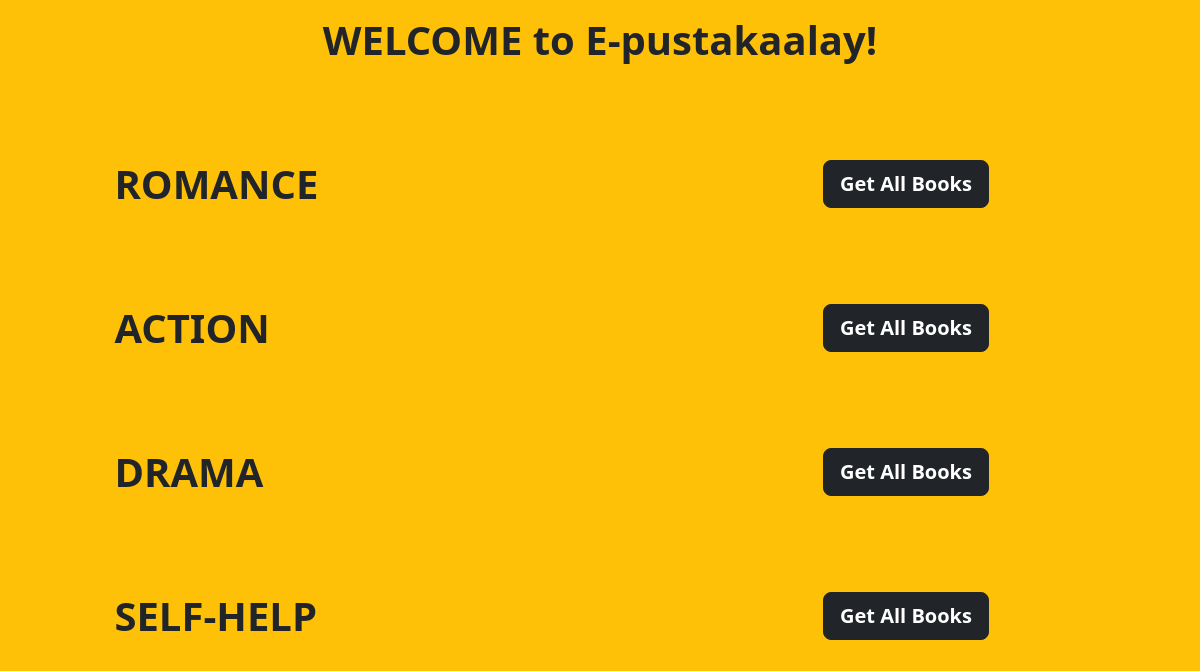
/genre/, run on an earlier commit of the app's database.
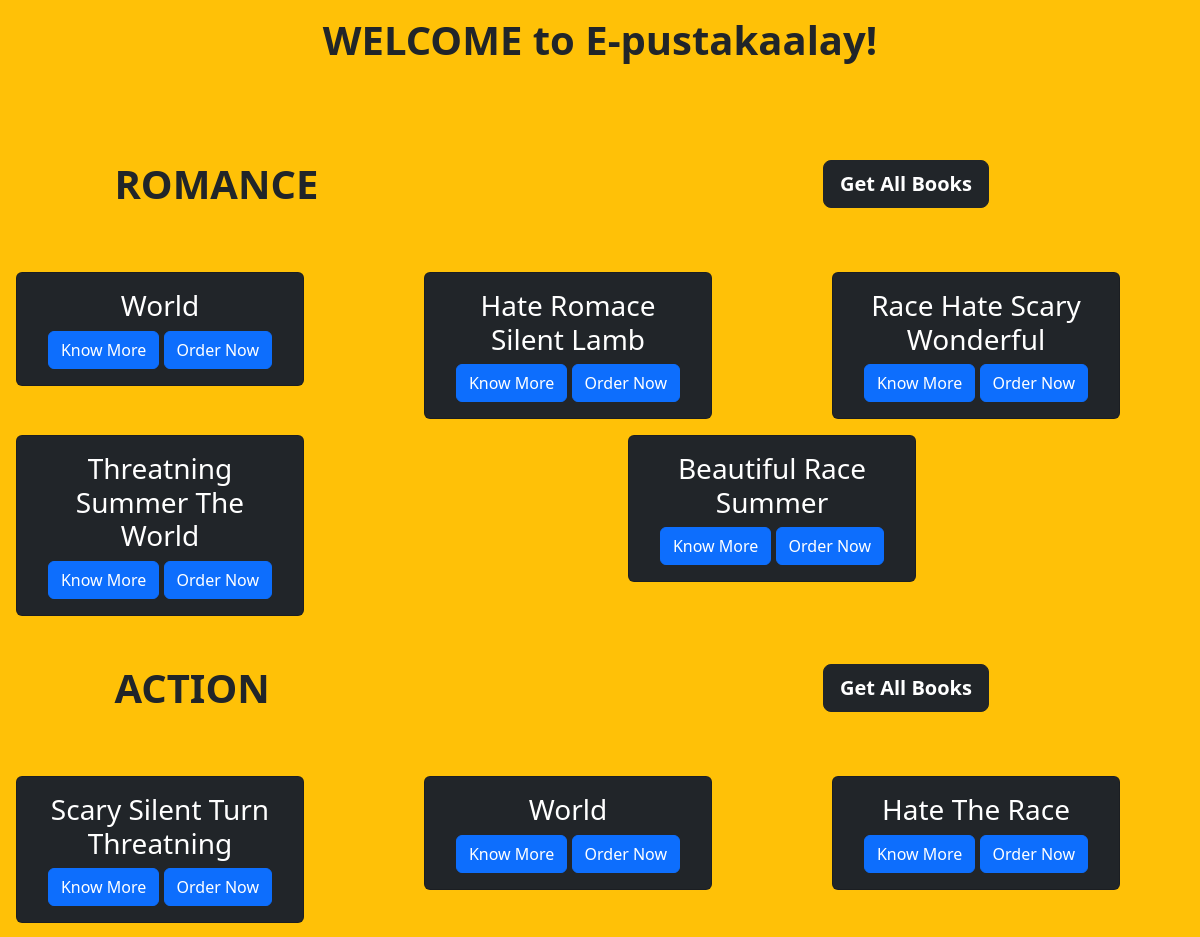
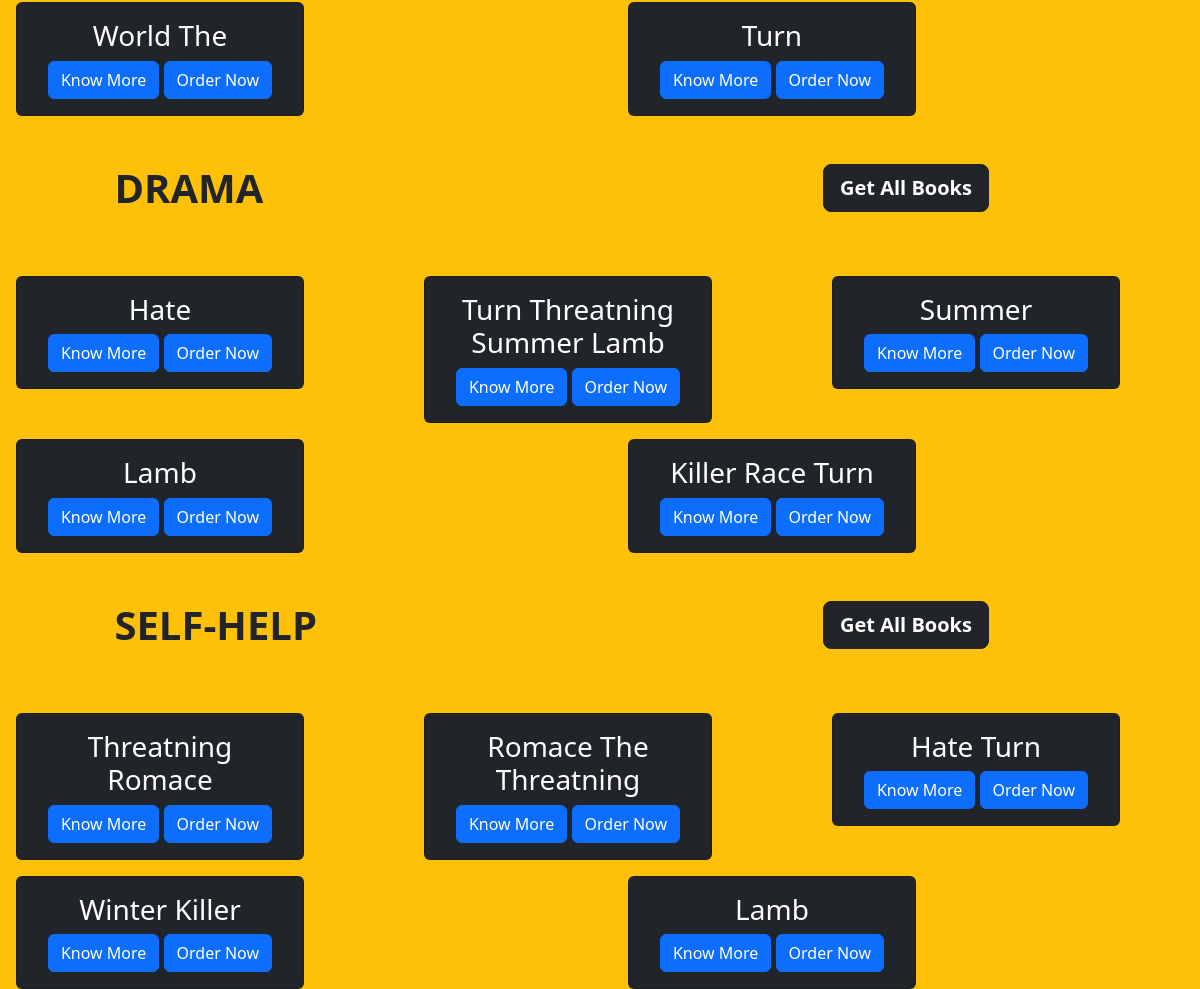
And on a later commit of the database (2 pictures, top to bottom).
### management/models.py (models this page shows)
class Book(models.Model) :
    bookId = models.CharField(max_length=10, primary_key=True)
    bookName = models.CharField(max_length=50)
    genres = models.CharField(max_length=50, default='NIL')
    copies = models.IntegerField()
    def get_absolute_url(self):
        return reverse("manageapp:book_info", kwargs={"bid": self.bookId})

### user/views.py (the view)
# urls.py: path('genre/', views.homepage_genre, name='homepage_gnere'),
def homepage_genre(request) :
    fin = {}
    genres = ['romance', 'action', 'drama', 'self-help']
    for i in genres :
        bo = Book.objects.filter(genres = i)[:5]
        fin[i] = bo
    context = {"fin" : fin}
    return render(request, 'user/homepage_genre.html', context)

### user/templates/user/homepage_genre.html (shortened to what this page needs)
<!DOCTYPE html>
<html lang="en">
	<head>
		<link
			href="https://cdn.jsdelivr.net/npm/bootstrap@5.3.0-alpha1/dist/css/bootstrap.min.css"
			rel="stylesheet"
		/>
	</head>
	<body class="bg-warning">
		<h1 class="text-center mt-3 mb-5 fw-bold">WELCOME to E-pustakaalay!</h1>
		{% for gen,boo in fin.items %}
		<div class="text-center">
			<div class="row">
				<div class="col">
					<h1 class="text-start text-uppercase fw-bold mt-5 mb-5">
						&nbsp;&nbsp;&nbsp;&nbsp;&nbsp;&nbsp;&nbsp;&nbsp;&nbsp;&nbsp;&nbsp;{{gen}}
					</h1>
				</div>
				<div class="col mt-5 mb-5">
					{% url 'userapp:book_genre' gen as know_more_genre_url%}
					<a href="{{know_more_genre_url}}" class="btn btn-dark btn-lg fw-bold"
						>Get All Books</a
					>
				</div>
			</div>
			<div class="row">
				{% for bo in boo %}
				<div class="col">
					<div class="card text-bg-dark mt-3 ms-3" style="width: 18rem">
						<div class="card-body">
							<h3 class="card-text">{{bo.bookName}}</h3>
							<a href="{{bo.get_absolute_url}}" class="btn btn-primary"
								>Know More</a
							>
							<a href="{{bo.get_absolute_url}}" class="btn btn-primary"
								>Order Now</a
							>
						</div>
					</div>
				</div>
				{% endfor %}
			</div>
		</div>
		{% endfor %}
	</body>
</html>

What changed in the data, as far as the page shows it:
now on this page (row edited): Book: bookName "World", shown under "ROMANCE"
now on this page (row edited): Book: bookName "Hate Romace Silent Lamb", shown under "ROMANCE"
now on this page (row edited): Book: bookName "Race Hate Scary Wonderful", shown under "ROMANCE"
now on this page (row edited): Book: bookName "Threatning Summer The World", shown under "ROMANCE"
now on this page (row edited): Book: bookName "Beautiful Race Summer", shown under "ROMANCE"
now on this page (row edited): Book: bookName "Scary Silent Turn Threatning", shown under "ACTION"
now on this page (row edited): Book: bookName "World", shown under "ACTION"
now on this page (row edited): Book: bookName "Hate The Race", shown under "ACTION"
now on this page (row edited): Book: bookName "World The", shown under "ACTION"
now on this page (row edited): Book: bookName "Turn", shown under "ACTION"
now on this page (row edited): Book: bookName "Hate", shown under "DRAMA"
now on this page (row edited): Book: bookName "Turn Threatning Summer Lamb", shown under "DRAMA"
now on this page (row edited): Book: bookName "Summer", shown under "DRAMA"
now on this page (row edited): Book: bookName "Lamb", shown under "DRAMA"
now on this page (row edited): Book: bookName "Killer Race Turn", shown under "DRAMA"
now on this page (row edited): Book: bookName "Threatning Romace", shown under "SELF-HELP"
now on this page (row edited): Book: bookName "Romace The Threatning", shown under "SELF-HELP"
now on this page (row edited): Book: bookName "Hate Turn", shown under "SELF-HELP"
now on this page (row edited): Book: bookName "Winter Killer", shown under "SELF-HELP"
now on this page (row edited): Book: bookName "Lamb", shown under "SELF-HELP"
